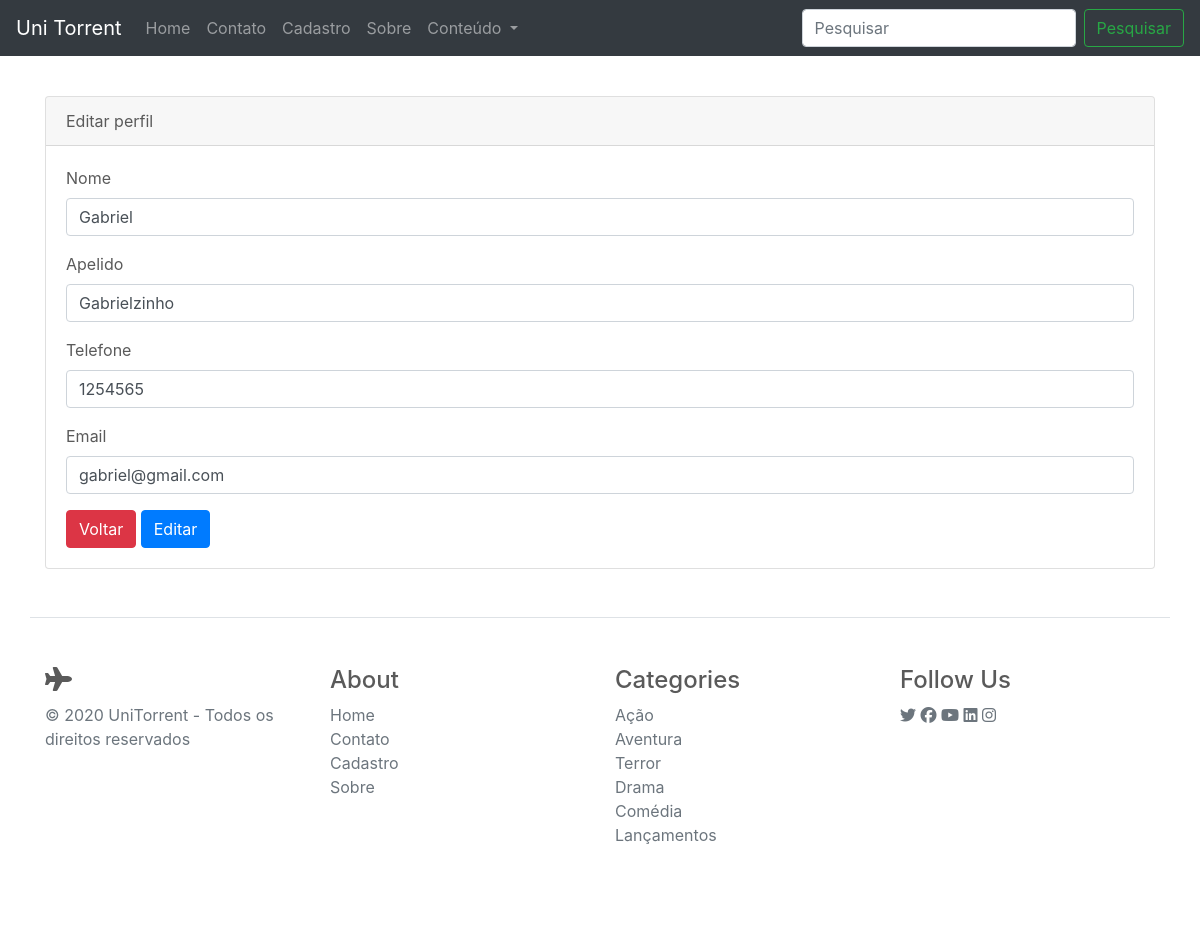
The page /editar.php?id=4 on the database its author committed.
### tables this page shows
CREATE TABLE `cadastro` (
  `id` int(11) NOT NULL,
  `nome` varchar(535) NOT NULL,
  `apelido` varchar(535) NOT NULL,
  `telefone` int(11) NOT NULL,
  `email` varchar(535) NOT NULL,
  `senha` varchar(535) NOT NULL
);

### editar.php (the view, shortened to what this page needs)
<?php
	include_once("connection/pdo.php");
	$id = filter_input(INPUT_GET, 'id', FILTER_SANITIZE_NUMBER_INT);
?>
<!DOCTYPE html>
<html lang="pt-br">
<head>
	<link rel="stylesheet" href="https://stackpath.bootstrapcdn.com/bootstrap/4.1.3/css/bootstrap.min.css">
	<link rel="stylesheet" href="./css/carousel.css">
	<link rel="stylesheet" href="https://cdnjs.cloudflare.com/ajax/libs/font-awesome/5.13.0/css/v4-shims.min.css">
	<link rel="stylesheet" type="text/css" href="css/style.css">
</head>
<body>
	<header>
		<nav class="navbar navbar-expand-md navbar-dark fixed-top bg-dark">
			<a class="navbar-brand" href="index.html">Uni Torrent</a>
			<div class="collapse navbar-collapse" id="navbarCollapse">
				<ul class="navbar-nav mr-auto">
					<li class="nav-item">
						<a class="nav-link" href="index.html">Home</a>
					</li>
					<li class="nav-item">
						<a class="nav-link" href="contato.html">Contato</a>
					</li>
					<li class="nav-item">
						<a class="nav-link" href="cadastro.html">Cadastro</a>
					</li>
					<li class="nav-item">
						<a class="nav-link" href="sobre.html">Sobre</a>
					</li>
					<li class="nav-item dropdown">
						<a class="nav-link dropdown-toggle" href="#" id="navbarDropdown" role="button" data-toggle="dropdown" aria-haspopup="true" aria-expanded="false">
							Conteúdo
						</a>
					</li>
				</ul>
				<form class="form-inline mt-2 mt-md-0" action="pesquisa.php" method="post">
					<input class="form-control mr-sm-2" type="text" name="pesquisa" placeholder="Pesquisar" aria-label="Pesquisar" minlength="2" required>
					<input name="SendPesq" class="btn btn-outline-success my-2 my-sm-0" type="submit" value="Pesquisar">
				</form>
			</div>
		</nav>
	</header>
	<div class="container mt-5">
		<div class="card">
			<div class="card-header">
				Editar perfil
			</div>
			<div class="card-body">
				<?php
					$result_usuario = "SELECT * FROM cadastro WHERE id=$id";
					$resultado_usuario = $conn->prepare($result_usuario);
					$resultado_usuario->execute();
					$row_usuario = $resultado_usuario->fetch(PDO::FETCH_ASSOC);
				?>
				<form method="post" action="validation/valida_editar.php">
					<div class="form-group">
						<label for="exampleInputEmail1">Nome</label>
						<input type="text" class="form-control" name="nome" placeholder="Inserir o nome completo" value="<?php if(isset($row_usuario['nome'])){ echo $row_usuario['nome']; } ?>">
					</div>
					<div class="form-group">
						<label for="exampleInputEmail1">Apelido</label>
						<input type="text" class="form-control" name="apelido" placeholder="Inserir o apelido" value="<?php if(isset($row_usuario['apelido'])){ echo $row_usuario['apelido']; } ?>">
					</div>
					<div class="form-group">
						<label for="exampleInputEmail1">Telefone</label>
						<input type="number" class="form-control" name="telefone" placeholder="Inserir o telefone" value="<?php if(isset($row_usuario['telefone'])){ echo $row_usuario['telefone']; } ?>">
					</div>
					<div class="form-group">
						<label for="exampleInputEmail1">Email</label>
						<input type="email" class="form-control" name="email" placeholder="Inserir o email" value="<?php if(isset($row_usuario['email'])){ echo $row_usuario['email']; } ?>">
					</div>
					<a href="painel.php" class="btn btn-danger">Voltar</a>
					<input name="SendEdit" class="btn btn-primary" type="submit" value="Editar">
				</form>
			</div>
		</div>
	</div>
	<footer class="container border-top mt-5 py-5">
		<div class="row">
			<div class="col-12 col-md">
				<h4><span class="fa fa-plane"></span></h4>
				<p class="text-muted">&copy 2020 UniTorrent - Todos os direitos reservados</p>
			</div>
			<div class="col-6 col-md">
				<h4>About</h4>
				<ul class="list-unstyled">
					<li><a href="index.html" class="text-muted">Home</a></li>
					<li><a href="contato.html" class="text-muted">Contato</a></li>
					<li><a href="cadastro.html" class="text-muted">Cadastro</a></li>
					<li><a href="sobre.html" class="text-muted">Sobre</a></li>
				</ul>
			</div>
			<div class="col-6 col-md">
				<h4>Categories</h4>
				<ul class="list-unstyled">
					<li><a href="pages/acao.html" class="text-muted">Ação</a></li>
					<li><a href="pages/aventura.html" class="text-muted">Aventura</a></li>
					<li><a href="pages/terror.html" class="text-muted">Terror</a></li>
					<li><a href="pages/drama.html" class="text-muted">Drama</a></li>
					<li><a href="pages/comedia.html" class="text-muted">Comédia</a></li>
					<li><a href="pages/lancamentos.html" class="text-muted">Lançamentos</a></li>
				</ul>
			</div>
			<div class="col-6 col-md">
				<h4>Follow Us</h4>
				<a href="#" class="text-muted"><span class="fab fa-twitter"></span></a>
				<a href="#" class="text-muted"><span class="fab fa-facebook"></span></a>
				<a href="#" class="text-muted"><span class="fab fa-youtube"></span></a>
				<a href="#" class="text-muted"><span class="fab fa-linkedin"></span></a>
				<a href="#" class="text-muted"><span class="fab fa-instagram"></span></a>
			</div>
		</div>
	</footer>
</body>
</html>

### css/carousel.css (style rules this page uses)
body { padding-top: 3rem; padding-bottom: 3rem; color: #5a5a5a; }

### css/style.css (style rules this page uses)
.card { margin-bottom: 20px; }

### rows shown on the page
cadastro: nome "Gabriel", apelido "Gabrielzinho", telefone "1254565", email "gabriel@gmail.com"
